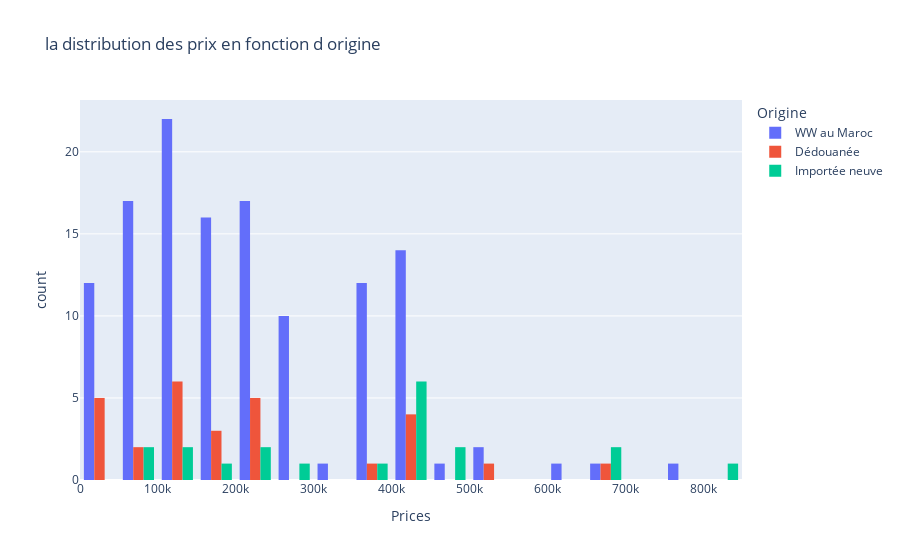

The notebook cell saved with this chart:
### Code cell
# Shows the Distribution of Heat Diseases with respect to male and female
fig=px.histogram(df_concat, 
                 x="Prices",
                 color="Origine",
                 hover_data=df_concat.columns,
                 title="la distribution des prix en fonction d origine",
                 barmode="group")
fig.show()

### Figure 1 — Plotly figure (JSON) as saved in the notebook; plotly's stock layout.template omitted (floating-point values rounded to 4 significant figures)
{"data": [{"alignmentgroup": "True", "bingroup": "x", "hovertemplate": "Origine=WW au Maroc<br>Prices=%{x}<br>count=%{y}<extra></extra>", "legendgroup": "WW au Maroc", "marker": {"color": "#636efa", "pattern": {"shape": ""}}, "name": "WW au Maroc", "offsetgroup": "WW au Maroc", "orientation": "v", "showlegend": true, "type": "histogram", "x": [280000, 26000, 118000, 385000, 415000, 430000, 430000, 215000, 355000, 268000, 73000, 60000, 125000, 520000, 26000, 405000, 385000, 415000, 430000, 240000, 45000, 355000, 268000, 118000, 45000, 430000, 45000, 355000, 73000, 28000, 45000, 240000, 280000, 520000, 167000, 440000, 405000, 385000, 415000, 215000, 440000, 405000, 385000, 680000, 215000, 430000, 45000, 268000, 60000, 28000, 117000, 280000, 118000, 25000, 470000, 59000, 215000, 235000, 69000, 67000, 79000, 105000, 96000, 188000, 172000, 172000, 359000, 115000, 230000, 113000, 60000, 630000, 122000, 205000, 91000, 380000, 395000, 750000, 118000, 115000, 94000, 199000, 183000, 135000, 182000, 298000, 180000, 117000, 220000, 173000, 360000, 230000, 145000, 235000, 217000, 147000, 152000, 128000, 178000, 103000, 78000, 145000, 299000, 387000, 198000, 48000, 215000, 265000, 93000, 205000, 230000, 200000, 79999, 45000, 128000, 169000, 115000, 310000, 155000, 270000, 85000, 145000, 185000, 198000, 410000, 87000, 118000], "xaxis": "x", "yaxis": "y"}, {"alignmentgroup": "True", "bingroup": "x", "hovertemplate": "Origine=Dédouanée<br>Prices=%{x}<br>count=%{y}<extra></extra>", "legendgroup": "Dédouanée", "marker": {"color": "#EF553B", "pattern": {"shape": ""}}, "name": "Dédouanée", "offsetgroup": "Dédouanée", "orientation": "v", "showlegend": true, "type": "histogram", "x": [167000, 440000, 215000, 45000, 45000, 118000, 167000, 680000, 430000, 28000, 60000, 26000, 118000, 430000, 215000, 430000, 240000, 118000, 520000, 26000, 115000, 127000, 245000, 185000, 360000, 60000, 103000, 218000], "xaxis": "x", "yaxis": "y"}, {"alignmentgroup": "True", "bingroup": "x", "hovertemplate": "Origine=Importée neuve<br>Prices=%{x}<br>count=%{y}<extra></extra>", "legendgroup": "Importée neuve", "marker": {"color": "#00cc96", "pattern": {"shape": ""}}, "name": "Importée neuve", "offsetgroup": "Importée neuve", "orientation": "v", "showlegend": true, "type": "histogram", "x": [405000, 680000, 240000, 118000, 440000, 430000, 215000, 73000, 268000, 430000, 680000, 415000, 430000, 355000, 167000, 60000, 490000, 840000, 460000, 138000], "xaxis": "x", "yaxis": "y"}], "layout": {"barmode": "group", "legend": {"title": {"text": "Origine"}, "tracegroupgap": 0}, "title": {"text": "la distribution des prix en fonction d origine"}, "xaxis": {"anchor": "y", "domain": [0, 1], "title": {"text": "Prices"}}, "yaxis": {"anchor": "x", "domain": [0, 1], "title": {"text": "count"}}}}
